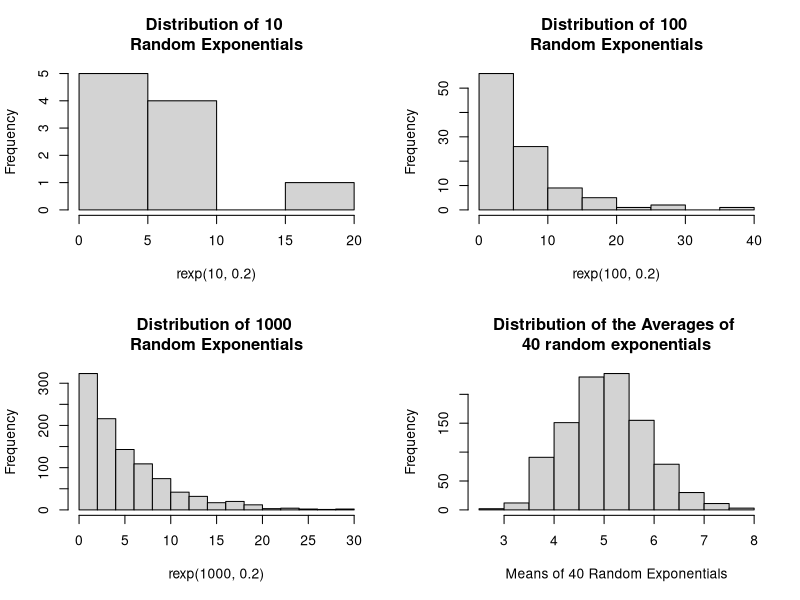
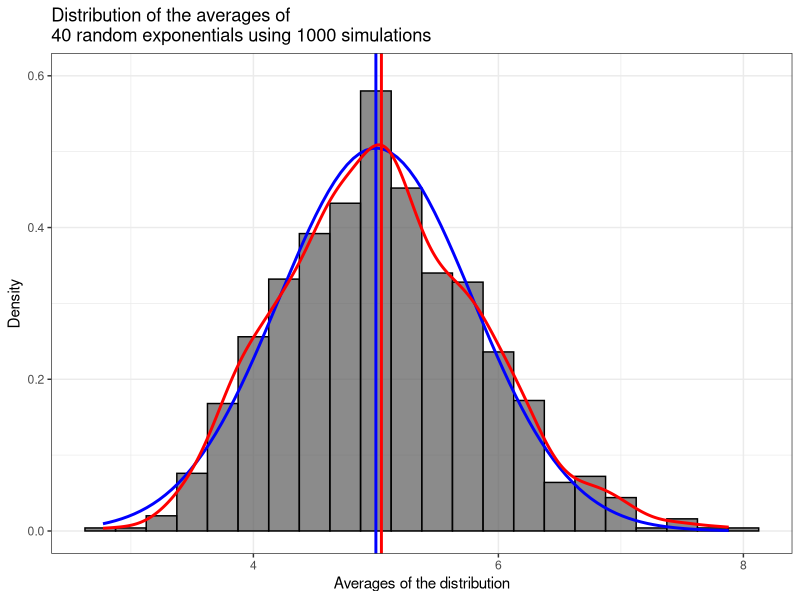

Here is the R script that generated these plots, in order:
## ---- chunk 1
set.seed(10) # set the seed for reproducibility
lambda <- 0.2 # set lambda
n <- 40 # set number of exponentials
ns <- 1000 #set number of simulations
distribution <- matrix(data=rexp(n * ns, lambda), nrow = ns)
averages <- data.frame(means=apply(distribution, 1, mean))

par(mfrow=c(2,2))
hist(rexp(10,0.2), main = "Distribution of 10 \nRandom Exponentials")
hist(rexp(100,0.2), main = "Distribution of 100 \nRandom Exponentials")
hist(rexp(1000,0.2), main = "Distribution of 1000 \nRandom Exponentials")
hist(averages$means, xlab = "Means of 40 Random Exponentials",main = "Distribution of the Averages of \n40 random exponentials")


## ---- chunk 2
theor_mean <- 1/lambda
theor_mean

sample_mean <- mean(averages$means)
sample_mean
## ---- chunk 3
theor_sd <- 1/lambda/sqrt(n)
theor_var <- theor_sd^2
theor_var

sample_var <- var(averages$means)
sample_var
## ---- chunk 4
library(ggplot2)
ggplot(data=averages,aes(x=means))+
  theme_bw()+
  geom_histogram(aes(y=..density..),alpha=0.7,binwidth=.25,col="black") + 
  ylim(c(0,0.6))+
  stat_function(fun=dnorm,args=list(mean=theor_mean,sd=theor_sd), color="blue", size=1) +
  geom_vline(xintercept=theor_mean,color="blue", size=1) + 
  geom_density(colour="red", size=1) +
  geom_vline(xintercept=sample_mean,color="red", size=1) +
  xlab("Averages of the distribution") + ylab("Density")+
  ggtitle("Distribution of the averages of \n40 random exponentials using 1000 simulations")

